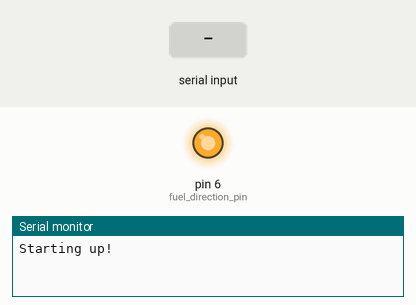
A sketch run on a simulated Arduino Uno, built with avr-gcc and run on an emulated ATmega328P. Parts: output pins drawn as LEDs (lit = HIGH), the last lines printed to the serial monitor. Inputs (shaded band) come from the test bench. Pins used as bus, display or sensor lines are not drawn.

Above: at 1.5 s.
1.6 s: "90,45\n" received over Serial
At 2.4 s:
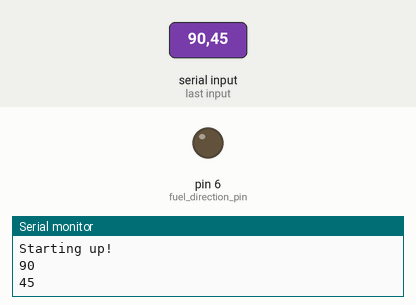
3.1 s: "90\n" received over Serial
At 3.6 s:
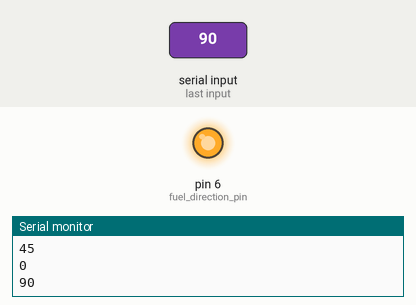
4.6 s: "30,150\n" received over Serial
At 5.9 s:
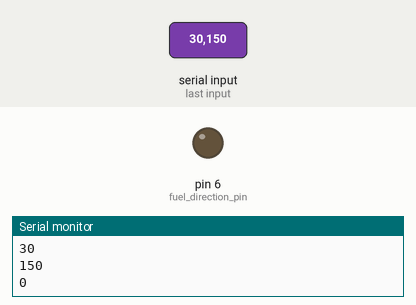
Timing chart, 0 to 7.6 s (numbered marks = the images above; inputs shaded):
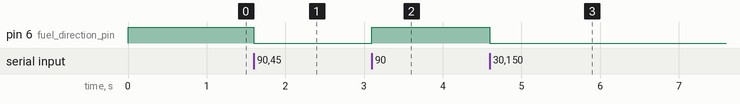

The sketch:

boxsterfuelguagetest.ino
```cpp
//High for anti-clockwise
int fuel_direction_pin = 6;
int fuel_fuel_step_pin = 7;

int full_sweep_steps = 392;

int desiredposition = 0;
int actualposition = 0;

void setup() {
  Serial.begin(115200);
  Serial.println("Starting up!");
  pinMode(fuel_direction_pin, OUTPUT);
  pinMode(fuel_fuel_step_pin, OUTPUT);

  //Wind dial anticlockwise at startup to calibrate
  digitalWrite(fuel_direction_pin, HIGH);
    for (int i = 0; i <= full_sweep_steps; i++) {
      digitalWrite(fuel_fuel_step_pin, HIGH);
      delay(1);
      digitalWrite(fuel_fuel_step_pin, LOW);
    }

}

void loop() {

  if (Serial.available() > 0){
      int tempinput = Serial.parseInt();
      Serial.println(tempinput);
      if(tempinput > 0 && tempinput < 101){
        desiredposition = map(tempinput, 0, 100, full_sweep_steps, 0);
      }
  }

  //Need to move clockwise
  if(desiredposition > actualposition){
    digitalWrite(fuel_direction_pin, LOW);
    int num_steps_calculated = desiredposition - actualposition;
    //Serial.print(num_steps_calculated);
    //Serial.println(" steps moved clockwise");
    for (int i = 0; i <= num_steps_calculated; i++) {
      digitalWrite(fuel_fuel_step_pin, HIGH);
      delay(1);
      digitalWrite(fuel_fuel_step_pin, LOW);
    }
    actualposition = desiredposition; //Move has been completed!
  }

  //Need to move anti-clockwise
  if(desiredposition < actualposition){
    digitalWrite(fuel_direction_pin, HIGH);
    int num_steps_calculated = actualposition - desiredposition;
    //Serial.print(num_steps_calculated);
    //Serial.println(" steps moved anti-clockwise");
    for (int i = 0; i <= num_steps_calculated; i++) {
      digitalWrite(fuel_fuel_step_pin, HIGH);
      delay(1);
      digitalWrite(fuel_fuel_step_pin, LOW);
    }
    actualposition = desiredposition; //Move has been completed!
  }
}
```

Measured:
- after the input at 1.6 s, pin 6 (fuel_direction_pin): HIGH → LOW at once
- after the input at 3.1 s, pin 6 (fuel_direction_pin): LOW → HIGH at once
- after the input at 4.6 s, pin 6 (fuel_direction_pin): HIGH → LOW at once
